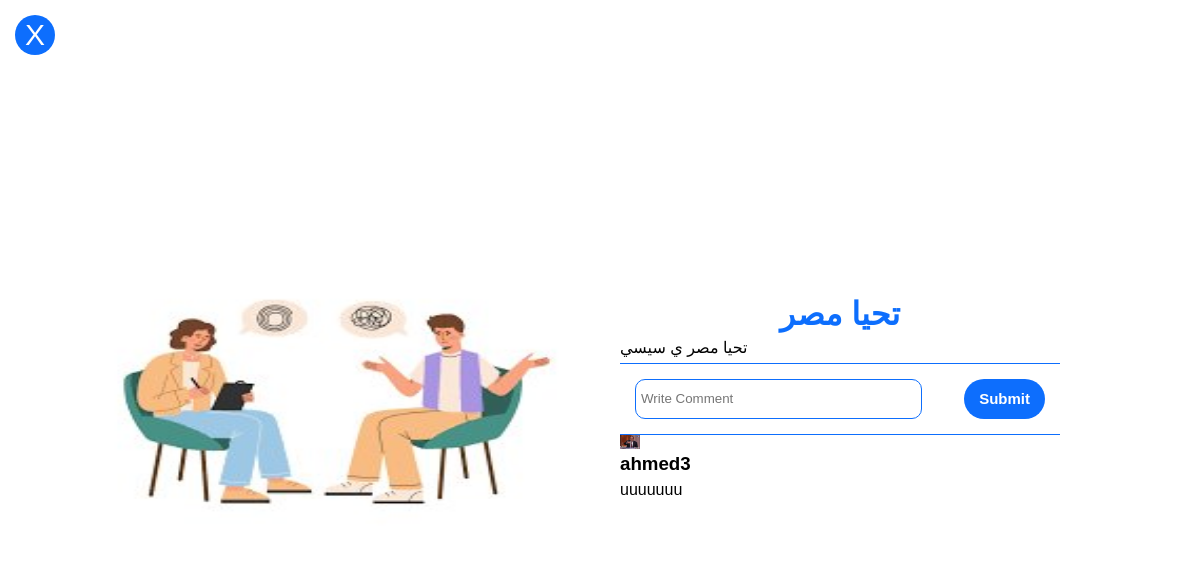
Before: /blog/2 (signed in) with the older database file.
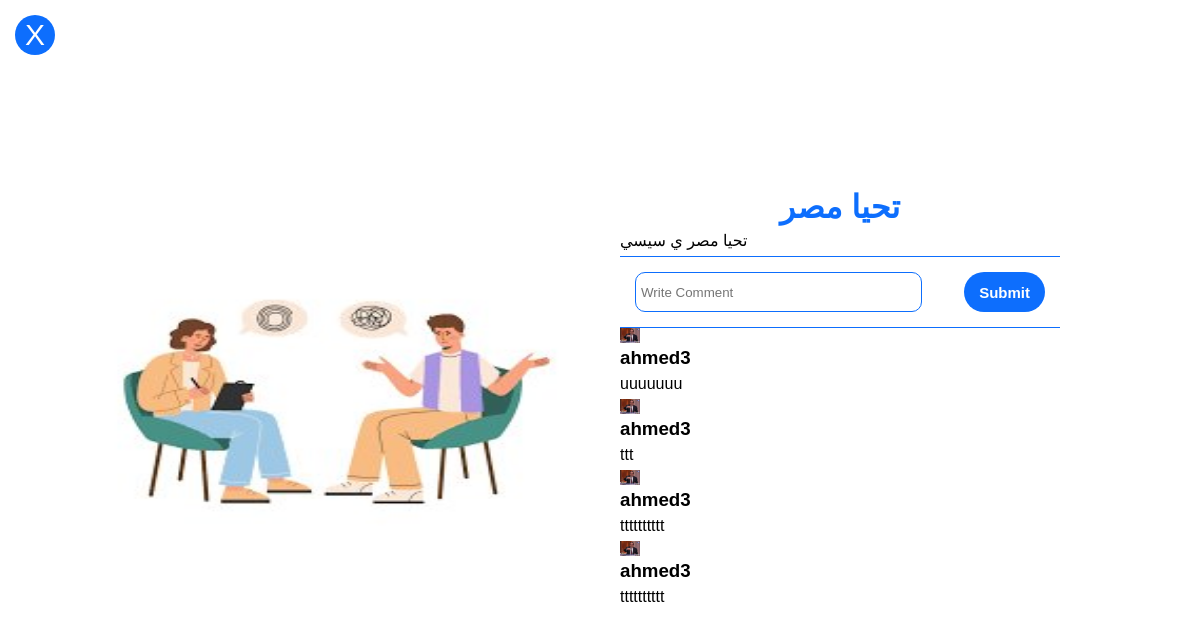
After: the same page with the newer database file.
### app2/models.py (models this page shows, shortened)
class Comment(models.Model):
    author = models.ForeignKey(CustomUser, on_delete=models.CASCADE)
    content = models.TextField(null=True)
    post = models.ForeignKey(Post, on_delete=models.CASCADE)
    updated_at = models.DateTimeField(auto_now=True)

### app1/models.py (models this page shows, shortened)
class Profile(models.Model):
    user = models.OneToOneField(CustomUser, on_delete=models.CASCADE)
    ROLE_CHOICES = CustomUser.ROLE_CHOICES
    typee = models.CharField(max_length=30, choices=ROLE_CHOICES, default='student')
    username = models.CharField(max_length=30)
    email = models.EmailField(max_length=100)
    experience = models.TextField()
    certificates = models.TextField()
    image = models.ImageField(upload_to='profile_pic',default='default.jpg')
    about_me = models.TextField(default='')

class CustomUser(AbstractUser):
    ROLE_CHOICES = (
        ('student', 'student'),
        ('instructor', 'instructor'),
        ('trainee', 'Trainee'),
    )
    role = models.CharField(max_length=20, choices=ROLE_CHOICES, default='trainee')
    age = models.IntegerField(null=True)

### app2/views.py (the view)
# urls.py: path('blog/<int:id>',views.one_blog,name='one_post'),
def one_blog(request, id):
    username = request.session.get('username')
    author = CustomUser.objects.get(username=username)
    profile=Profile.objects.get(user=author)
    post = Post.objects.get(id=id)
    print(post)
    comment = ''
    if request.method == 'POST':
        comment = request.POST.get('comment')
    if len(comment) >= 1:
        comm = Comment(content=comment, post=post, author=author)
        comm.save()
    comments=list
    comments = Comment.objects.filter(post=post)
    print("type cooments is : "+ str(type(comments)))
    context = {
        "post": post,
        "comments": comments,
        'profile':profile
    }
    return render(request, 'post.html', context=context)

### app2/models.py (called while the page is built)
    def __str__(self):
        return self.title

### app2/templates/post.html (shortened to what this page needs)
<!DOCTYPE html>
{% load static %}
<html lang="en">
  <head>
    <link rel="stylesheet" href="{% static "css/post.css" %}" />
  </head>
  <body>
    <div class="allpage">
      <div class="image">
        <img src="/media/{{ post.image }}" />
      </div>
      <div class="text">
        <div class="title">
          <h1>{{post.title}}</h1>
        </div>
        <p>
          {{post.content}}
        </p>
        <div class="coment">
          <form action="" method='post'>
            <input type="text" name='comment' placeholder="Write Comment" />
            <button>Submit</button>
          </form>
        </div>
        {% for comment in comments %}
        <div class="comments">
          <div class="one">
            <img src="/media/{{profile.image}}" />
            <div class="name">
              <h3>{{comment.author}}</h3>
              <p>{{comment.content}}</p>
            </div>
          </div>
        </div>
        {% endfor %}
      </div>
      <a href="{% url 'blog' %}">X</a>
    </div>
  </body>
</html>

Changed rows visible on the page:
added Comment: image (picture), author "ahmed3", content "ttt"
added Comment: image (picture), author "ahmed3", content "tttttttttt"
added Comment: image (picture), author "ahmed3", content "tttttttttt"
